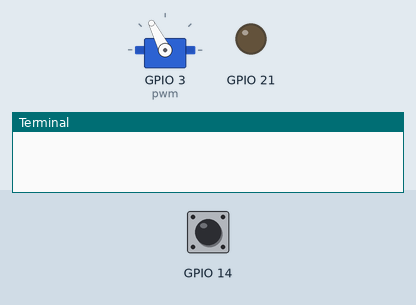
Recording of a program running on a simulated Raspberry Pi (BCM pin numbers). On the bench: servo, output pins drawn as LEDs (lit = HIGH), the last lines printed to the terminal. The test bench sets the inputs (shaded band); at power-on: GPIO 14 LOW. Servo angles are drawn from the pulse width (0.5 ms = 0°, 2.5 ms = 180°).

Above: at 1.2 s.
1.3 s: GPIO 14 pulled HIGH for 0.15 s
At 2.0 s:
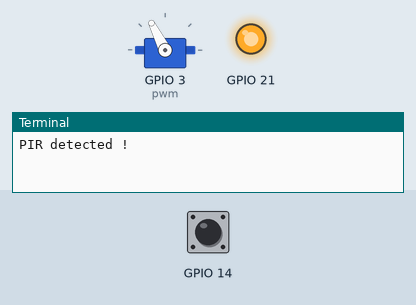
4.4 s: GPIO 14 pulled HIGH for 1 s
At 5.5 s:
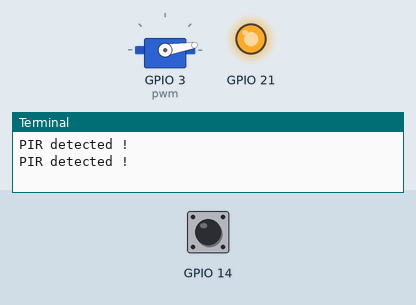
7.9 s: GPIO 14 pulled HIGH for 3.2 s
At 10.7 s:
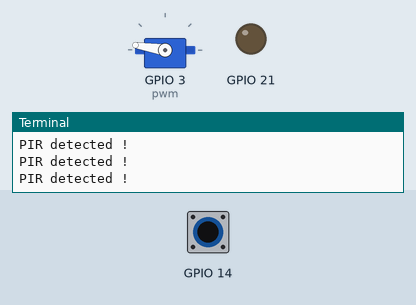
12.6 s: GPIO 14 pulled HIGH for 0.15 s
At 13.0 s:
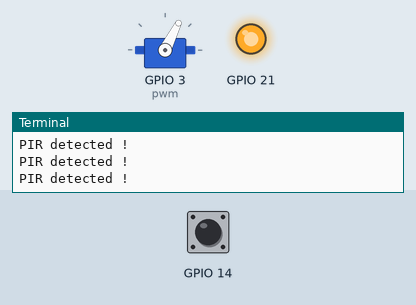
Timing chart, 0 to 16.7 s (numbered marks = the images above; inputs shaded):
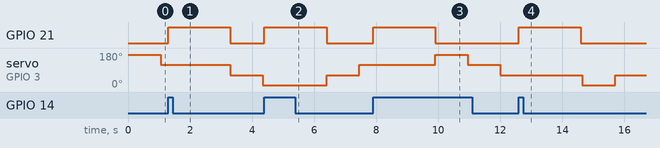

Measured:
- after the input at 1.3 s, GPIO 21: LOW → HIGH at once, → LOW 2.0 s later
- after the input at 4.4 s, GPIO 21: LOW → HIGH at once, → LOW 2.0 s later
- after the input at 7.9 s, GPIO 21: LOW → HIGH at once, → LOW 2.0 s later
- after the input at 12.6 s, GPIO 21: LOW → HIGH at once, → LOW 2.0 s later

The program:

hw9_moving_PIR.py
```python
import RPi.GPIO as gpio
import servo, time

def setup():
    gpio.setmode(gpio.BCM)
    gpio.setup(3, gpio.OUT) # servo's gpio
    gpio.setup(21, gpio.OUT) # LED's gpio
    gpio.setup(14, gpio.IN, pull_up_down=gpio.PUD_DOWN) # PIR's gpio

    servo.setup()

def detect(gpio_num):
    global status
    if gpio.input(gpio_num) and not status:
        status = True
        print('PIR detected !')
        gpio.output(21, gpio.HIGH)

        time.sleep(2)
        status = False
        gpio.output(21, gpio.LOW)


if __name__ == '__main__':
    try:
        setup()
        status = False

        gpio.add_event_detect(14, gpio.RISING, callback=detect, bouncetime=300)

        while True:
            for i in range(-180, 180, 60):
                servo.setAngle(abs(i))
                time.sleep(0.05)
                while status:
                    time.sleep(0.1)
    finally:
        servo.cleanup()
```

servo.py
```python
import RPi.GPIO as gpio
import time

def setup():
    global pwm
    pwm = gpio.PWM(3, 50)
    pwm.start(0)
    gpio.output(3, gpio.HIGH)

def setAngle(angle):
    global pwm
    duty_cycle = 1/20 * angle + 3
    pwm.ChangeDutyCycle(duty_cycle)
    time.sleep(1)
    # pwm.ChangeDutyCycle(0)

def cleanup():
    global pwm
    pwm.stop()
    gpio.cleanup()

if __name__ == '__main__':
    setup()

    setAngle(180)

    cleanup()
```
